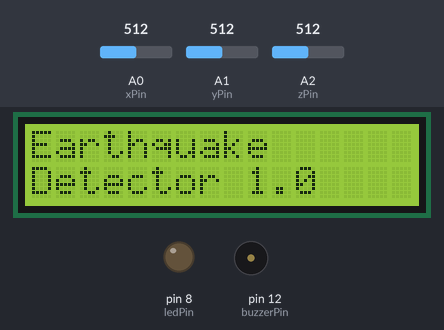
This sketch was run on a simulated Arduino Uno, built with avr-gcc and run on an emulated ATmega328P. Parts: 16×2 character LCD, output pins drawn as LEDs (lit = HIGH), buzzer (waves = sounding). Inputs (shaded band) come from the test bench; at power-on: A0 (xPin) = 512, A1 (yPin) = 512, A2 (zPin) = 512. The modem accepts every AT command (registered, SIM ready, sends succeed) and sends nothing else; pins used as bus, display or sensor lines are not drawn; what the sketch prints to the serial monitor is not drawn.

Above: at 1.6 s.
At 17.8 s:
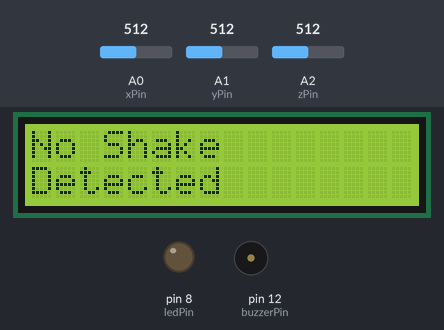
17.9 s: A0 (xPin) set to 532
At 20.0 s:
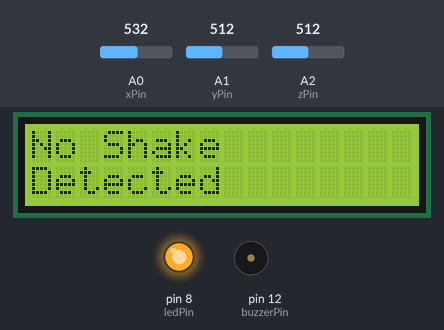
20.3 s: A0 (xPin) set to 511
At 21.7 s:
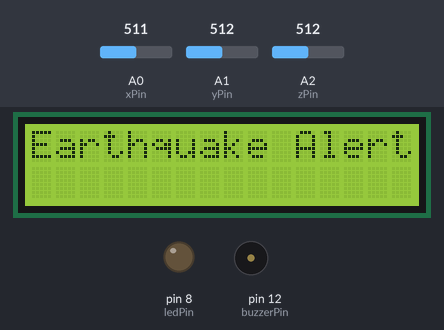
23.3 s: A0 (xPin) set to 306
At 24.7 s:
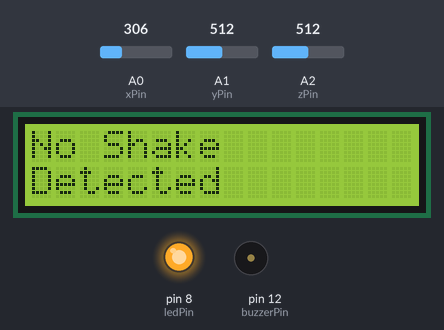
Timing chart, 0 to 26.3 s (numbered marks = the images above; inputs shaded):
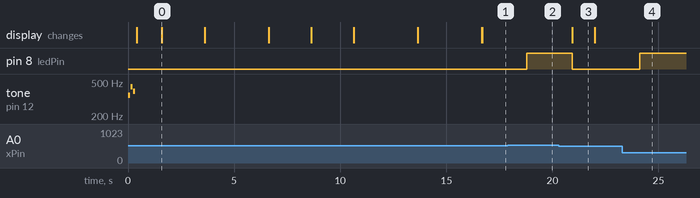

Measured:
- the behaviour switches between 522 and 523 on A0 (xPin) (found by bisection; images 1 and 2)
- after the input at 17.9 s, pin 8 (ledPin): LOW → HIGH after 0.90 s
- after the input at 20.3 s, pin 8 (ledPin): HIGH → LOW after 0.64 s; the display: changes after 0.64 s (image 3)
- after the input at 23.3 s, pin 8 (ledPin): LOW → HIGH after 0.81 s
- what the display in image 0 shows lasts 2.0 s, from 1.6 s to 3.6 s
- what the display in image 3 shows lasts 1.1 s, from 20.9 s to 22.0 s

The sketch:

EDS-IoT.ino
```cpp
//NOTE: Please add melodiesandpins.h library inside the folder.Otherwise, software errors may occur.In case of error occurrence,try to read README files accordingly.

#include <SoftwareSerial.h>
#include <math.h>
#include <LiquidCrystal_I2C.h>
#include "melodiesandpins.h"

String nwName = "/*Your Wifi Network Name*/";
String nwPassword = "/*Wifi Password*/";

int rxPin = 10;
int txPin = 11;

String ip = "184.106.153.149";

SoftwareSerial esp(rxPin, txPin);
LiquidCrystal_I2C lcd(0x27, 16, 2);

void setup()

{
  for (int i = 0; i < toneNumber; i++)
  {
    tone(buzzerPin, notes[i]);
    delay(100);
    noTone(buzzerPin);
    delay(20);
  }
  noTone(buzzerPin);

  lcd.begin();  //initializing lcd
  pinMode(buzzerPin, OUTPUT);
  pinMode(ledPin, OUTPUT);

  Serial.begin(9600); // initializing serial
  Serial.println("Started");
  esp.begin(115200);                                          //We are starting the serial communication with ESP8266.
  esp.println("AT");                                          //We check for the module if active or not with AT command.
  Serial.println("AT command sent");
  while(!esp.find("OK")){                                     //We wait till the module is set and ready.
    esp.println("AT");
    Serial.println("ESP8266 couldn't find.");
    }
    Serial.println("OK command received");
  esp.println("AT+CWMODE=1");                                 //We specify the ESP8266 as client.
  while(!esp.find("OK")){                                     //Waiting till al the settings are set.
    esp.println("AT+CWMODE=1");
    Serial.println("Booting the system...");
    }
    Serial.println("Set as Client");
  Serial.println("Connecting to network...");
  esp.println("AT+CWJAP=\""+nwName+"\",\""+nwPassword+"\"");    //Connecting the network.
  while(!esp.find("OK"));                                     //We are waiting till the connection is established.
  Serial.println("Connection Established.");
  delay(1000);
  delay(100);
  lcd.setCursor(0, 0);
  lcd.print("Earthquake");
  lcd.setCursor(0, 1);
  lcd.print("Detector 1.0");
  delay(2000);
  lcd.clear();

  lcd.setCursor(0, 0);
  lcd.print("Calibrating The");
  lcd.setCursor(0, 1);
  lcd.print("System");
  delay(3000);
  lcd.clear();

  lcd.setCursor(0, 0);
  lcd.print("Calibrating");
  lcd.setCursor(0, 1);
  lcd.print("*");
  delay(2000);
  lcd.print("*");
  delay(2000);
  lcd.print("*");

  delay(3000);
  lcd.clear();

  lcd.setCursor(0, 0);
  lcd.print("Calibration");
  lcd.setCursor(0, 1);
  lcd.print("Completed");
  delay(3000);
  lcd.clear();
  buz = 0;
  digitalWrite(buzzerPin, buz);
  digitalWrite(ledPin, buz);
  for (int i = 0; i < samples; i++) // taking samples for calibration
  {
    xsample += analogRead(xPin);
    ysample += analogRead(yPin);
    zsample += analogRead(zPin);
  }

  xsample /= samples; // taking avg for x
  ysample /= samples;   // taking avg for y
  zsample /= samples; // taking avg for z

}

void loop()

{
  int value1 = analogRead(xPin); // reading x out
  int value2 = analogRead(yPin); //reading y out
  int value3 = analogRead(zPin); //reading z out

  int xValue = xsample - value1; // finding change in x
  int yValue = ysample - value2; // finding change in y
  int zValue = zsample - value3; // finding change in z

  /* comparing change with predefined limits*/

  if (xValue < minVal || xValue > maxVal  || yValue < minVal || yValue > maxVal  || zValue < minVal || zValue > maxVal)

  {

    if (buz == 0)
      start = millis(); // timer start
    buz = 1;     // buzzer / led flag activated

  }
  else if (buz == 1)       // buzzer flag activated then alerting earthquake
  {
    lcd.clear();
    lcd.setCursor(0, 0);
    lcd.print("Earthquake Alert   ");
    if (millis() >= start + buzTime) {
      buz = 0;
    }
  }

  else

  {
    delay(5);
    lcd.clear();
    lcd.setCursor(0, 0);
    lcd.print("No Shake");
    lcd.setCursor(0, 1);
    lcd.print("Detected");
  }

  digitalWrite(buzzerPin, buz);    // buzzer on and off command
  digitalWrite(ledPin, buz);   // led on and off command

  /*sending values to processing to plot over the graph*/

  Serial.print("x=");
  Serial.println(xValue);
  Serial.print("y=");
  Serial.println(yValue);
  Serial.print("z=");
  Serial.println(zValue);

  esp.println("AT+CIPSTART=\"TCP\",\""+ip+"\",80");           //Connecting to thingspeak.
  if(esp.find("Error")){                                      //Checking if connection is established.
    Serial.println("AT+CIPSTART Error");
  }
  String data = "/*API key here*/";   /*Thingspeak command. We write our own channel API key here.*/
  /*Sending axis data*/
  data += "&field1=";
  data += int(xValue);
  data += "&field2=";
  data += int(yValue);
  data += "&field3=";
  data += int(zValue);
  data += "&field4=";
  data += buz;
  data += "\r\n\r\n";
  esp.print("AT+CIPSEND=");                                   //Specifying the data length.
  esp.println(data.length()+2);
  delay(2);
  if(esp.find(">")){                                          //Commands are executed when ESP8266 is ready.
    esp.print(data);                                          //Sending the data.
    Serial.println(data);
    Serial.println("Data sent.");
  }
  Serial.println("Connection ended.");
  esp.println("AT+CIPCLOSE");                                //Close the connection..


}
```

melodiesandpins.h
```cpp
/* This is the library of pre-assigned notes and pins in a manner.*/

//pre-defined pins and melodies
#define buzzerPin 12
#define toneNumber 3
#define F1 349
#define G2 440
#define A3 392

int notes[] = {F1, G2, A3};
int xsample=0;
int ysample=0;
int zsample=0;
long start;
int buz=0;


//pre-defined pins
#define ledPin 8
#define xPin A0
#define yPin A1
#define zPin A2
#define samples 20
#define maxVal 10   // max change limit
#define minVal -10    // min change limit
#define buzTime 1500  // buzzer on time
```
